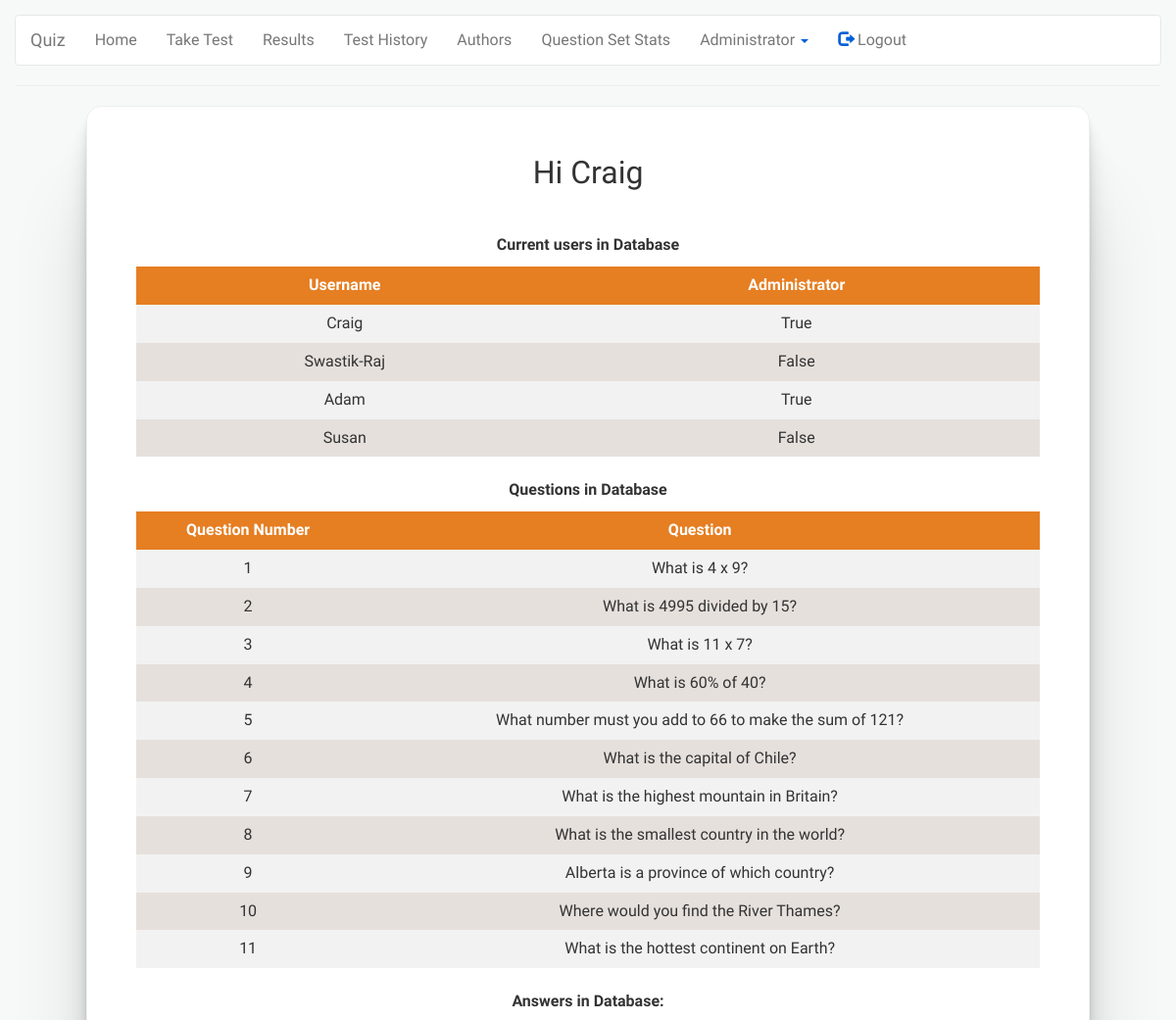
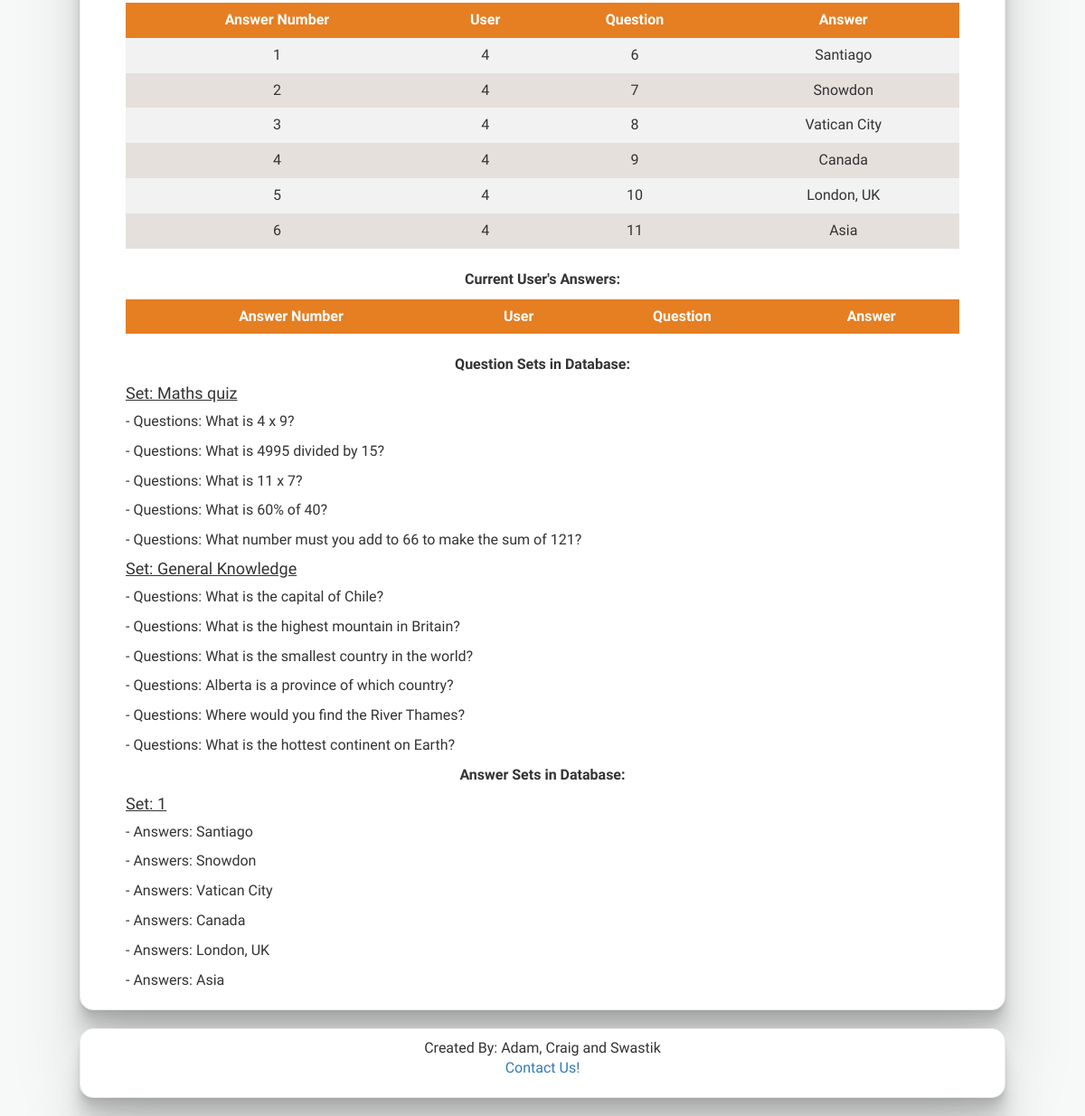
The app's page /index (signed in) with its own data (2 pictures, top to bottom).
### app/models.py (models this page shows, shortened)
class User(UserMixin, db.Model):
    id = db.Column(db.Integer, primary_key=True)
    username = db.Column(db.String(64), index=True, unique=True)
    email = db.Column(db.String(120), index=True, unique=True)
    password_hash = db.Column(db.String(128))
    admin = db.Column(db.Boolean)
    answers = db.relationship('UserAnswers', backref='user', lazy='dynamic')

class Question(db.Model):
    question_id = db.Column(db.Integer, primary_key=True)
    body = db.Column(db.String(256), index=True)
    correctAnswer = db.Column(db.String(64))
    answer2 = db.Column(db.String(64))
    answer3 = db.Column(db.String(64))
    answer4 = db.Column(db.String(64))
    allUserAnswers = db.relationship('UserAnswers', backref='question', lazy='dynamic')

class UserAnswers(db.Model):
    id = db.Column(db.Integer, primary_key=True)
    userId = db.Column(db.Integer, db.ForeignKey('user.id'))
    questionId = db.Column(db.Integer, db.ForeignKey('question.question_id'))
    answer = db.Column(db.String(64))
    setID = db.Column(db.Integer, db.ForeignKey('question_set.set_id'))

class QuestionSet(db.Model):
    set_id = db.Column(db.Integer, primary_key=True)
    set_name = db.Column(db.String(64), unique=True)
    creator_id = db.Column(db.Integer, db.ForeignKey('user.id'))
    questions = db.relationship('Question', secondary=qset_q_assoc)
    asets = db.relationship('AnswerSet', backref='qset', lazy='dynamic')

class AnswerSet(db.Model):
    set_id = db.Column(db.Integer, primary_key=True)
    user_id = db.Column(db.Integer, db.ForeignKey('user.id'))
    qset_id = db.Column(db.Integer, db.ForeignKey('question_set.set_id'))
    answers = db.relationship('UserAnswers', secondary=aset_a_assoc)
    numberCorrect = db.Column(db.Integer)
    numberIncorrect = db.Column(db.Integer)
    score = db.Column(db.String(4))
    timeOfAttempt = db.Column(db.DateTime, index=True, default=datetime.now)

### app/routes.py (the view)
@app.route('/index')
@login_required # this will force login to access the page
def index():
    if not current_user.admin:
        flash('You do not have access to that page')
        return redirect(url_for('login'))
    users = User.query.all()
    questions = Question.query.all()
    answers = UserAnswers.query.all()
    c_answers = UserAnswers.query.filter_by(userId=current_user.id).all()
    questionSets = QuestionSet.query.all()
    answerSets = AnswerSet.query.all()
    return render_template('index.html', title = 'Home', users = users, questions = questions, answers=answers, c_answers=c_answers, questionSets=questionSets, answerSets=answerSets)

### app/models.py (called while the page is built)
@login.user_loader
def load_user(id):
    return User.query.get(int(id))

### app/templates/index.html (shortened to what this page needs)
{% extends "base.html" %}
{% block content %}
    <h1 class = important_heading>Hi {{current_user.username}} <br><br></h1>
    <p class = important><b>Current users in Database</b></p>
    <table>
        <tr>
            <th>Username</th>
            <th>Administrator</th>
        </tr>
        {% for user in users %}
        <tr>
            <td>{{user.username }}</td>
            <td>{{user.admin}}</td>
        </tr>
        {% endfor %}
    </table>
    <p class="important"><br><b>Questions in Database</b></p>
    <table>
        <tr>
            <th>Question Number</th>
            <th>Question</th>
        </tr>
        {% for question in questions %}
        <tr>
            <td>{{question.question_id}}</td>
            <td>{{question.body }}</td>
        </tr>
        {% endfor %}
    </table>
    <p class="important"><br><b>Answers in Database:</b></p>
    <table>
        <tr>
            <th>Answer Number</th>
            <th>User</th>
            <th>Question</th>
            <th>Answer</th>
        </tr>
        {% for answer in answers %}
        <tr>
            <td>{{answer.id}}</td>
            <td>{{answer.userId}}</td>
            <td>{{answer.questionId}}</td>
            <td>{{answer.answer}}</td>
        </tr>
        {% endfor %}
    </table>
    <p class="important"><br><b>Current User's Answers:</b></p>
    <table>
        <tr>
            <th>Answer Number</th>
            <th>User</th>
            <th>Question</th>
            <th>Answer</th>
        </tr>
    </table>
    <p class="important"><br><b>Question Sets in Database:</b></p>
    {% for set in questionSets %}
    <h4 style="text-decoration: underline;"> Set: {{set.set_name}}</h4>
    {% for q in set.questions %}
    <p>   - Questions: {{q.body}} </p>
    {% endfor %}
    {% endfor %}
    <p class="important"><b>Answer Sets in Database:</b></p>
    {% for set in answerSets %}
    <h4 style="text-decoration: underline;"> Set: {{set.set_id}}</h4>
    {% for a in set.answers %}
    <p>   - Answers: {{a.answer}} </p>
    {% endfor %}
    {% endfor %}
{% endblock %}

### app/templates/base.html (shortened to what this page needs)
<!doctype html>
<html lang="en">
    <head>
        <link rel="stylesheet" href="https://maxcdn.bootstrapcdn.com/bootstrap/3.4.1/css/bootstrap.min.css">
        <link rel="stylesheet" href="https://cdnjs.cloudflare.com/ajax/libs/font-awesome/4.7.0/css/font-awesome.min.css">
        <link rel="stylesheet" href="{{ url_for('static', filename='css/main_2.css') }}">
    </head>
    <body>
        <nav class="navbar navbar-default">
            <div class="container-fluid">
                <div class="navbar-header">
                    <a class="navbar-brand" href="#">Quiz</a>
                </div>
                <ul class="nav navbar-nav">
                    <li><a href="{{ url_for('theme') }}" class="nav-link">Home</a></li>
                    <li><a href="{{ url_for('take_test') }}" class="nav-link">Take Test</a></li>
                    <li><a href="{{ url_for('results') }}" class="nav-link">Results</a></li>
                    <li><a href="{{ url_for('test_history') }}" class="nav-link">Test History</a></li>
                    <li><a href="{{ url_for('authors') }}" class="nav-link">Authors</a></li>
                    <li><a href="{{ url_for('stats') }}" class="nav-link">Question Set Stats</a></li>
                    {% if current_user.admin %}
                    <li class="dropdown">
                        <a class="dropdown-toggle" data-toggle="dropdown" href="#">Administrator
                        <span class="caret"></span></a>
                    </li>
                    {% endif %}
                    {% if current_user.is_anonymous %}
                    <li><a href="{{ url_for('login') }}" class="nav-link"><span class="glyphicon glyphicon-log-in"></span>  Login</a></li>
                    {% else %}
                    <li><a href="{{ url_for('logout') }}" class="nav-link"><span class="glyphicon glyphicon-log-out"></span>  Logout</a></li>
                    {% endif %}
                </ul>
            </div>
        </nav>
        <hr>
        <div class = "content text_basis">
        {% block content %}{% endblock %}
        </div>
        <div class="headfoot text_basis">
            <footer>
            <p>Created By: Adam, Craig and Swastik<br>
                <a href="{{ url_for('authors') }}">Contact Us!</a>
            </p>
            </footer>
        </div>
    </body>
</html>

### app/static/css/main_2.css (style rules this page uses)
body { margin: 15px; border: 10rem; font-family: 'Exo 2', sans-serif; font-size: medium; background-color: #F7F9F9; }
.navbar-default { background-color: white; }
div.headfoot { margin: 0 auto; margin-top: 2rem; margin-bottom: 2rem; padding-top: 1rem; padding-left: 10rem; padding-right: 10rem; padding-bottom: 1rem; text-align: center; max-width: 1024px; }
.content { padding-top: 3rem; padding-left: 5rem; padding-right: 5rem; padding-bottom: 1rem; margin: 0 auto; max-width: 1024px; }
.important_heading { font-size: xx-large; text-align: center; }
.important { text-align: center; }
span { display: inline-block; color: rgb(3, 95, 216); font-size: 1.00em; line-height: normal; }
.text_basis { box-shadow: 0 2.5px 2.5px rgba(17, 17, 17, 0.035), 0 6.5px 5.0px rgba(17, 17, 17, 0.045), 0 12.5px 10px rgba(17, 17, 17, 0.06), 0 22.5px 18.0px rgba(17, 17, 17, 0.075), 0 42.0px 33.5px rgba(17, 17, 17, 0.080), 0 100px 80px rgba(17, 17, 17, 0.12) ; background-color: white; height: auto; border: 1px solid #eee; border-radius: 15px 15px 15px 15px; }
table { border-collapse: separate; width: 100%; border-radius: 10px; }
th, td { text-align: center; padding: 8px; }
th { background-color: #E67E22; color: white; text-align: center; }
tr:nth-child(even) { background-color: #f2f2f2; }
tr:nth-child(odd) { background-color: #e6e0dc; }

### records on screen
User: username "Craig", admin "True"
User: username "Swastik-Raj", admin "False"
User: username "Adam", admin "True"
User: username "Susan", admin "False"
Question: question_id "1", body "What is 4 x 9?"
Question: question_id "2", body "What is 4995 divided by 15?"
Question: question_id "3", body "What is 11 x 7?"
Question: question_id "4", body "What is 60% of 40?"
Question: question_id "5", body "What number must you add to 66 to make the sum of 121?"
Question: question_id "6", body "What is the capital of Chile?"
Question: question_id "7", body "What is the highest mountain in Britain?"
Question: question_id "8", body "What is the smallest country in the world?"
Question: question_id "9", body "Alberta is a province of which country?"
Question: question_id "10", body "Where would you find the River Thames?"
Question: question_id "11", body "What is the hottest continent on Earth?"
UserAnswers: id "1", userId "4", questionId "6", answer "Santiago"
UserAnswers: id "2", userId "4", questionId "7", answer "Snowdon"
UserAnswers: id "3", userId "4", questionId "8", answer "Vatican City"
UserAnswers: id "4", userId "4", questionId "9", answer "Canada"
UserAnswers: id "5", userId "4", questionId "10", answer "London, UK"
UserAnswers: id "6", userId "4", questionId "11", answer "Asia"
QuestionSet: set_name "Maths quiz"
QuestionSet: set_name "General Knowledge"
AnswerSet: set_id "1"
